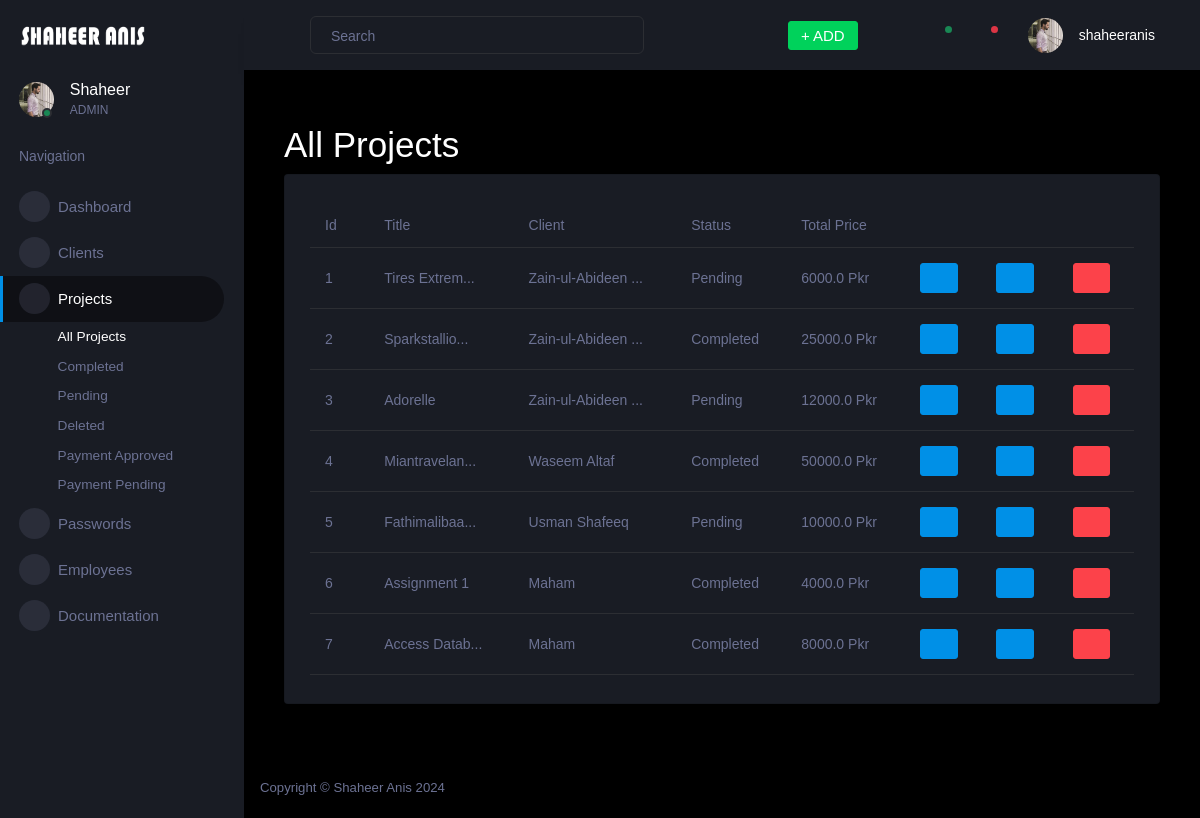
Screenshot of /task_list (signed in) with the database file from the repository.
### app.py (models this page shows, shortened)
class project(db.Model):
    _id = db.Column("id", db.Integer, primary_key=True, index=True)
    title = db.Column(db.String(500))
    description = db.Column(db.String(500), nullable=True)
    created_on = db.Column(db.DateTime, nullable=False)
    price = db.Column(db.Float, default=0.00)
    status = db.Column(db.Boolean, default=False, index=True)
    price_paid = db.Column(db.Float, default=0.00)  # Convert to Float
    advance_paid = db.Column(db.Float, default=0.00)
    deleted = db.Column(db.Boolean, default=False, index=True)
    client_id = db.Column(db.Integer, db.ForeignKey('client.id'), nullable=False)
    client = relationship("client", back_populates="tasks")
    subtasks = relationship("subtask", back_populates="task")
    employees = relationship("Employee", secondary='project_employee', back_populates="projects")

class client(db.Model):
    _id = db.Column("id", db.Integer, primary_key=True)
    name = db.Column(db.String(100))
    email = db.Column(db.String(100))
    number = db.Column(db.String(100))
    deleted = db.Column(db.Boolean, default=False, index=True)
    total_price = db.Column(db.String(1000), default="0.00")
    tasks = relationship("project", back_populates="client")

### app.py (the view)
@app.route('/task_list')
def task_list():
    if 'user_id' not in session:
        return redirect(url_for('show_login'))
    tasks_list = project.query.filter_by(deleted=False).order_by(project.client_id).all()
    leftPerTask = {}
    for tasks in tasks_list:
        leftPerTask[tasks._id] = float(tasks.price) - (float(tasks.advance_paid)+float(tasks.price_paid))
    return render_template('task_list.html', tasks=tasks_list, leftPerTask = leftPerTask)

### templates/task_list.html (shortened to what this page needs)
{% extends 'base.html' %}
{% block content %}
<div class="container mt-4">
  <h1>All Projects</h1>
  <div class="col-lg-12 grid-margin stretch-card">
    <div class="card">
      <div class="card-body">
        <div class="table-responsive">
          <table class="table">
            <thead>
                <tr>
                  <th>Id</th>
                  <th>Title</th>
                  <th>Client</th>
                  <th>Status</th>
                  <th>Total Price</th>
                  <th></th>
                  <th></th>
                  <th></th>
                </tr>
              </thead>
              <tbody>
                {% for task in tasks %}
                <tr>
                  <td>
                    <a href="{{ url_for('edit_task', task_id=task._id) }}" style="color: #6c7293;  text-decoration: none;">
                      {{task._id}}
                      <span class="mdi mdi-open-in-new" style="color: #0d6efd;"></span>
                    </a>
                    </div>
                  <td>{{ task.title[:12] }}{% if task.title|length > 12 %}...{% endif %}</td>
                  <td>{{ task.client.name[:16] }}{% if task.client.name|length > 16 %}...{% endif %}</td>
                  <td>{% if task.status == False %} Pending {% else %} Completed {% endif %}</td>
                  <td>{{ task.price }} Pkr</td>
                    <td>
                      <form method="GET" action="{{ url_for('add_subtask', task_id=task._id) }}">
                        <button type="submit" class="btn btn-primary"><span class="mdi mdi-plus"></span></button>
                      </form>
                      </td>
                      <td>
                        <form method="GET" action="{{ url_for('assign_project', project_id=task._id) }}">
                          <button type="submit" class="btn btn-primary" >
                            <span class="mdi mdi-account-multiple-plus"></span>
                          </button>
                        </form>
                      </td>
                      <td>
                        <form method="POST" action="{{ url_for('delete_project', task_id=task._id) }}">
                          <button type="submit" class="btn btn-danger" onclick="return confirm('Are you sure you want to delete this project?')">
                            <span class="mdi mdi-delete"></span>
                          </button>
                        </form>
                      </td>
              {% endfor %}
        </div>
      </div>
{% endblock %}

### rows the page displays
project: _id "1", title "Tires Extrem", client "Zain-ul-Abideen", status "Pending", price "6000.0"
project: _id "2", title "Sparkstallio", client "Zain-ul-Abideen", status "Completed", price "25000.0"
project: _id "3", title "Adorelle", client "Zain-ul-Abideen", status "Pending", price "12000.0"
project: _id "4", title "Miantravelan", client "Waseem Altaf", status "Completed", price "50000.0"
project: _id "5", title "Fathimalibaa", client "Usman Shafeeq", status "Pending", price "10000.0"
project: _id "6", title "Assignment 1", client "Maham", status "Completed", price "4000.0"
project: _id "7", title "Access Datab", client "Maham", status "Completed", price "8000.0"

### other values shown
{{ session['username'] }} "shaheeranis"
